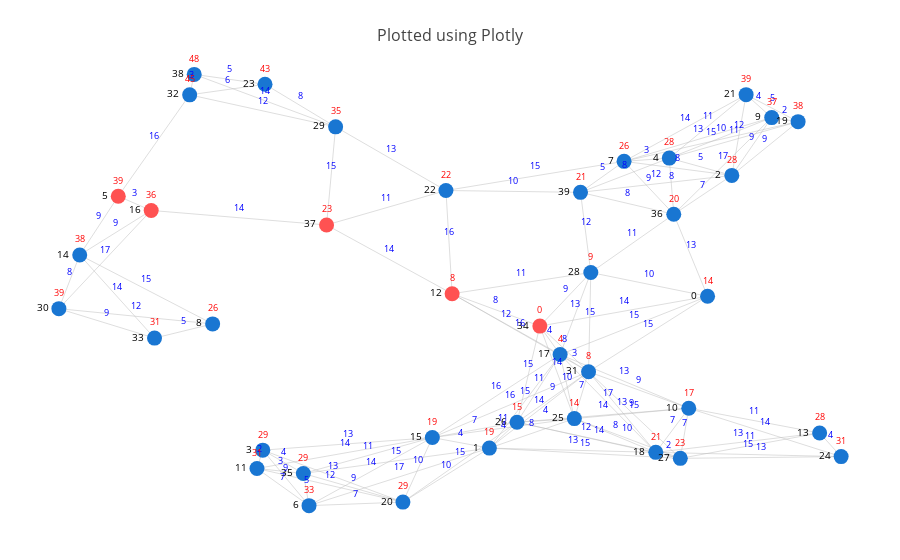

Here is the notebook cell this chart was saved with:
### Markdown cell above
Let us try our A star with slight modification (that we USE networkx object). (Though given points are not exactly lat,lon Euclidean as heuristic is not good enough, giving a costlier path)
Changes are denoted by ```#CHANGE```

### Code cell
from queue import PriorityQueue
import geopy.distance

G = map_40 #CHANGE

def calculate_GD(start, end): 

    (x0,y0) = G.node[start]['pos']    #CHANGE
    (x1,y1) = G.node[end]['pos']     #CHANGE
    return floor(geopy.distance.geodesic((y0,x0), (y1,x1)).miles) 

def calculate_totalGD(node):
    cost = 0
    if cameFrom.get(node) is None: return 0
    while True:   #when current_node is not None..        
        cost += calculate_GD(cameFrom.get(node),node)
        node = cameFrom.get(node)
        if cameFrom.get(node) is None: break
    return cost

def calculate_path(node):
    path = [node]
    while node is not None:   #when current_node is not None..        
        node = cameFrom.get(node)
        path.append(node)
    return [x for x in reversed(path[:-1])]

start = 5
goal = 34
cameFrom = {}           
cameFrom[start] = None 

def run_AStar(start, goal):

    # Initialization
    q = PriorityQueue()
    q.put((0,start))
    closedSet = set()  # set() would be better than a list?
    count = 0

    
    # Main loop
    while not q.empty():
        
        
        current_cost, current_node = q.get()   

        if (current_node == goal):
            break      
        else:
            closedSet.add(current_node)
            for each_child in G.neighbors(current_node):  #CHANGE
                                
                if each_child in closedSet:   
                    # if current node or existing parent of visited child, who is better parent?
                    past_cost = calculate_totalGD(each_child)         # this is gScore      #CHANGE  
                    t_gScore =  calculate_GD(current_node,each_child) + calculate_totalGD(current_node) #CHANGE
                    #print('T score: ',t_gScore)
                    if (t_gScore < past_cost):
                        cameFrom[each_child] = current_node
                        
                if not each_child in closedSet:   #to avoid 'C' need not revisit
                    cameFrom[each_child] = current_node
                    past_cost = calculate_totalGD(each_child)  #CHANGE
                    heuristic_cost = calculate_GD(each_child, goal)  #CHANGE
                    #print('past cost: {} heuristic cost: {}'.format(past_cost,heuristic_cost))
                    total_cost = past_cost + heuristic_cost
                    q.put( (total_cost, each_child) )
                    closedSet.add(each_child)   
                                        
        count += 1  
        #print('Iter: {} Node: {} Q:{}'.format(count,current_node,list(q.queue)))
                    
    best_path = calculate_path(current_node)
    return (current_cost, best_path)


(cost, path) = run_AStar(start,goal)
print(cost, path)
print(cameFrom)
show_map(G,start=start,goal=goal,path=path,SLDTarget=goal)

### Figure 1 — Plotly figure (JSON) as saved in the notebook; plotly's stock layout.template omitted (floating-point values rounded to 4 significant figures; data arrays with more than 128 entries replaced by an {"elided": "..."} marker saying what was removed)
{"data": [{"hoverinfo": "none", "line": {"color": "#BDBDBD", "width": 0.5}, "mode": "lines+text", "text": [], "type": "scatter", "x": {"elided": "369 float values"}, "y": {"elided": "369 float values"}}, {"hoverinfo": "none", "marker": {"color": ["#1976D2", "#1976D2", "#1976D2", "#1976D2", "#1976D2", "#FF5252", "#1976D2", "#1976D2", "#1976D2", "#1976D2", "#1976D2", "#1976D2", "#FF5252", "#1976D2", "#1976D2", "#1976D2", "#FF5252", "#1976D2", "#1976D2", "#1976D2", "#1976D2", "#1976D2", "#1976D2", "#1976D2", "#1976D2", "#1976D2", "#1976D2", "#1976D2", "#1976D2", "#1976D2", "#1976D2", "#1976D2", "#1976D2", "#1976D2", "#FF5252", "#1976D2", "#1976D2", "#FF5252", "#1976D2", "#1976D2"], "colorbar": {"thickness": 5, "title": "Node Connections", "titleside": "left", "xanchor": "left"}, "colorscale": "Hot", "line": {"width": 0}, "reversescale": true, "showscale": false, "size": 15}, "mode": "markers+text", "text": [0, 1, 2, 3, 4, 5, 6, 7, 8, 9, 10, 11, 12, 13, 14, 15, 16, 17, 18, 19, 20, 21, 22, 23, 24, 25, 26, 27, 28, 29, 30, 31, 32, 33, 34, 35, 36, 37, 38, 39], "textfont": {"color": "black", "size": 10}, "textposition": "left", "type": "scatter", "x": [0.7802, 0.525, 0.8085, 0.2599, 0.7354, 0.09089, 0.314, 0.6825, 0.2013, 0.8552, 0.7582, 0.2531, 0.4814, 0.9112, 0.04581, 0.4583, 0.1294, 0.6077, 0.7196, 0.886, 0.4238, 0.8252, 0.4742, 0.2625, 0.9364, 0.6243, 0.5573, 0.7483, 0.6436, 0.3451, 0.02142, 0.641, 0.1744, 0.1333, 0.584, 0.3074, 0.7406, 0.3345, 0.1797, 0.6315], "y": [0.4947, 0.1495, 0.7696, 0.1449, 0.809, 0.7223, 0.01876, 0.8016, 0.432, 0.9011, 0.2403, 0.1032, 0.5006, 0.1839, 0.5887, 0.1736, 0.69, 0.3623, 0.1399, 0.8919, 0.02677, 0.9533, 0.7353, 0.9768, 0.1302, 0.2167, 0.2084, 0.1263, 0.5489, 0.88, 0.4666, 0.3233, 0.9529, 0.3997, 0.427, 0.09187, 0.6813, 0.6569, 0.9994, 0.7312]}, {"hoverinfo": "none", "marker": {"opacity": 0}, "mode": "markers+text", "text": [13, 14, 15, 10, 15, 15, 14, 15, 4, 8, 10, 13, 15, 4, 17, 12, 7, 12, 9, 9, 8, 5, 4, 13, 13, 2, 9, 8, 8, 11, 11, 10, 3, 16, 3, 9, 5, 7, 14, 7, 5, 9, 15, 14, 15, 13, 5, 12, 15, 17, 4, 2, 9, 7, 14, 9, 14, 7, 13, 11, 3, 12, 14, 14, 8, 16, 11, 16, 12, 11, 4, 13, 14, 8, 9, 11, 16, 7, 11, 10, 16, 14, 17, 4, 3, 13, 11, 10, 17, 13, 2, 12, 8, 15, 5, 9, 15, 10, 11, 13, 5, 6, 8, 13, 14, 7, 10, 4, 15, 9, 14, 15, 12, 11, 9, 15, 14, 15, 12, 9, 8, 3, 8], "textfont": {"color": "blue", "size": 9}, "textposition": "top", "type": "scatter", "x": [0.7604, 0.6821, 0.7106, 0.7119, 0.6939, 0.4162, 0.583, 0.6366, 0.5411, 0.5747, 0.4744, 0.6223, 0.5663, 0.4916, 0.4195, 0.72, 0.7746, 0.8169, 0.8473, 0.8319, 0.7455, 0.772, 0.2837, 0.3419, 0.3591, 0.2565, 0.287, 0.6835, 0.738, 0.7803, 0.8107, 0.7953, 0.7089, 0.1326, 0.1101, 0.06835, 0.3107, 0.3689, 0.3861, 0.2836, 0.657, 0.7116, 0.5783, 0.7539, 0.7843, 0.7688, 0.1673, 0.1114, 0.1235, 0.7979, 0.8402, 0.8706, 0.6996, 0.7532, 0.6577, 0.6913, 0.8473, 0.7389, 0.6829, 0.8347, 0.2803, 0.3385, 0.3557, 0.408, 0.5327, 0.5612, 0.5625, 0.4778, 0.5445, 0.8298, 0.9238, 0.8154, 0.08955, 0.03361, 0.0876, 0.3828, 0.5496, 0.5078, 0.5413, 0.441, 0.533, 0.232, 0.07541, 0.5958, 0.6243, 0.6256, 0.5825, 0.616, 0.6636, 0.6803, 0.7339, 0.6384, 0.672, 0.828, 0.8556, 0.3656, 0.4906, 0.5528, 0.4043, 0.4096, 0.2211, 0.2185, 0.3038, 0.8423, 0.6042, 0.6326, 0.6863, 0.5908, 0.5706, 0.5991, 0.6528, 0.6946, 0.6376, 0.6921, 0.6138, 0.6423, 0.2624, 0.3398, 0.2598, 0.07736, 0.6125, 0.1771, 0.6861], "y": [0.588, 0.4609, 0.409, 0.5218, 0.4285, 0.1207, 0.2364, 0.1379, 0.1789, 0.1831, 0.08815, 0.1447, 0.2559, 0.1615, 0.08415, 0.7504, 0.7255, 0.8615, 0.8308, 0.8354, 0.7856, 0.7893, 0.1184, 0.08581, 0.1592, 0.124, 0.08181, 0.7701, 0.7451, 0.8811, 0.8504, 0.8551, 0.8053, 0.8376, 0.7062, 0.6555, 0.05531, 0.02277, 0.09616, 0.06099, 0.7664, 0.7414, 0.7685, 0.8774, 0.8467, 0.8514, 0.4158, 0.4493, 0.5103, 0.7912, 0.9272, 0.8965, 0.2818, 0.1833, 0.2243, 0.2285, 0.1852, 0.1901, 0.3013, 0.2121, 0.09754, 0.06499, 0.1384, 0.5788, 0.4638, 0.4119, 0.5247, 0.618, 0.4315, 0.1551, 0.1571, 0.1619, 0.4942, 0.5277, 0.6393, 0.1327, 0.2484, 0.191, 0.1951, 0.1002, 0.2679, 0.6735, 0.5783, 0.3947, 0.3428, 0.4556, 0.2853, 0.2895, 0.2511, 0.2316, 0.1331, 0.1741, 0.1783, 0.135, 0.9226, 0.05932, 0.1176, 0.7333, 0.6961, 0.8077, 0.9881, 0.9648, 0.9284, 0.1283, 0.3219, 0.27, 0.1715, 0.2125, 0.3177, 0.2658, 0.1673, 0.2248, 0.64, 0.6151, 0.4879, 0.4361, 0.9397, 0.7685, 0.9164, 0.4331, 0.3752, 0.9761, 0.7062]}, {"hoverinfo": "none", "line": {"width": 1}, "marker": {"opacity": 0, "size": 15}, "mode": "markers+text", "text": [14, 19, 28, 29, 28, 39, 33, 26, 26, 37, 17, 31, 8, 28, 38, 19, 36, 4, 21, 38, 29, 39, 22, 43, 31, 14, 15, 23, 9, 35, 39, 8, 45, 31, 0, 29, 20, 23, 48, 21], "textfont": {"color": "red", "size": 9}, "textposition": "top", "type": "scatter", "x": [0.7802, 0.525, 0.8085, 0.2599, 0.7354, 0.09089, 0.314, 0.6825, 0.2013, 0.8552, 0.7582, 0.2531, 0.4814, 0.9112, 0.04581, 0.4583, 0.1294, 0.6077, 0.7196, 0.886, 0.4238, 0.8252, 0.4742, 0.2625, 0.9364, 0.6243, 0.5573, 0.7483, 0.6436, 0.3451, 0.02142, 0.641, 0.1744, 0.1333, 0.584, 0.3074, 0.7406, 0.3345, 0.1797, 0.6315], "y": [0.4947, 0.1495, 0.7696, 0.1449, 0.809, 0.7223, 0.01876, 0.8016, 0.432, 0.9011, 0.2403, 0.1032, 0.5006, 0.1839, 0.5887, 0.1736, 0.69, 0.3623, 0.1399, 0.8919, 0.02677, 0.9533, 0.7353, 0.9768, 0.1302, 0.2167, 0.2084, 0.1263, 0.5489, 0.88, 0.4666, 0.3233, 0.9529, 0.3997, 0.427, 0.09187, 0.6813, 0.6569, 0.9994, 0.7312]}], "layout": {"autosize": true, "hovermode": "closest", "margin": {"b": 20, "l": 5, "r": 5, "t": 40}, "showlegend": false, "title": "<br>Plotted using Plotly", "titlefont": {"size": 16}, "xaxis": {"showgrid": false, "showticklabels": false, "zeroline": false}, "yaxis": {"showgrid": false, "showticklabels": false, "zeroline": false}}}
